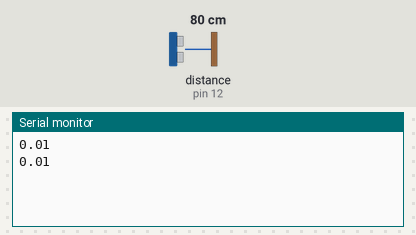
Bench run of a sketch on a simulated Arduino Uno, built with avr-gcc and run on an emulated ATmega328P. On the bench: the last lines printed to the serial monitor. Wiring (inferred from the names in the program): ultrasonic range finder: trigger pin 13; echo pin 12. Inputs (shaded band) come from the test bench; at power-on: distance to the obstacle (sensor on pin 12) 80 cm. The echo pulse lasts 58.3 µs per cm.

Above: at 1.8 s.
1.9 s: distance to the obstacle (sensor on pin 12) set to 2 cm
At 2.8 s:
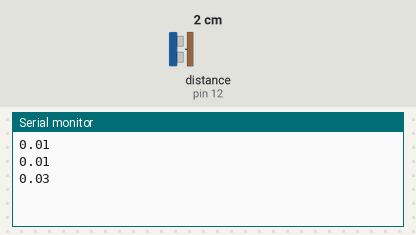
3.4 s: distance to the obstacle (sensor on pin 12) set to 4 cm
At 4.8 s:
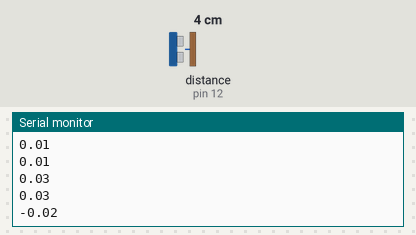
Timing chart, 0 to 6.4 s (numbered marks = the images above; inputs shaded):
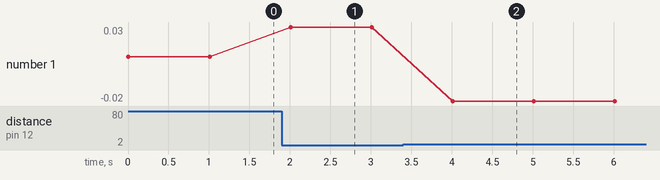

Measured:
- after the input at 1.9 s, the serial monitor: prints a new line after 0.11 s (image 1)
- after the input at 3.4 s, the serial monitor: prints a new line after 0.61 s (image 2)
- plotted number 1: 0.01 → 0.03 after the input at 1.9 s, 0.03 → -0.02 after the input at 3.4 s

The sketch:

ch5_02_ultrasonic.ino
```cpp
const int trigPin = 13;
const int echoPin = 12;

int duration, distance;

void setup() {
    Serial.begin (9600);
    pinMode(trigPin, OUTPUT);
    pinMode(echoPin, INPUT);
}

void loop() {
  digitalWrite(trigPin, HIGH);
  delayMicroseconds(10);
  digitalWrite(trigPin, LOW);

  duration = pulseIn(echoPin, HIGH);

  Serial.println(duration*17000*0.000001);

  delay(1000);
}
```
